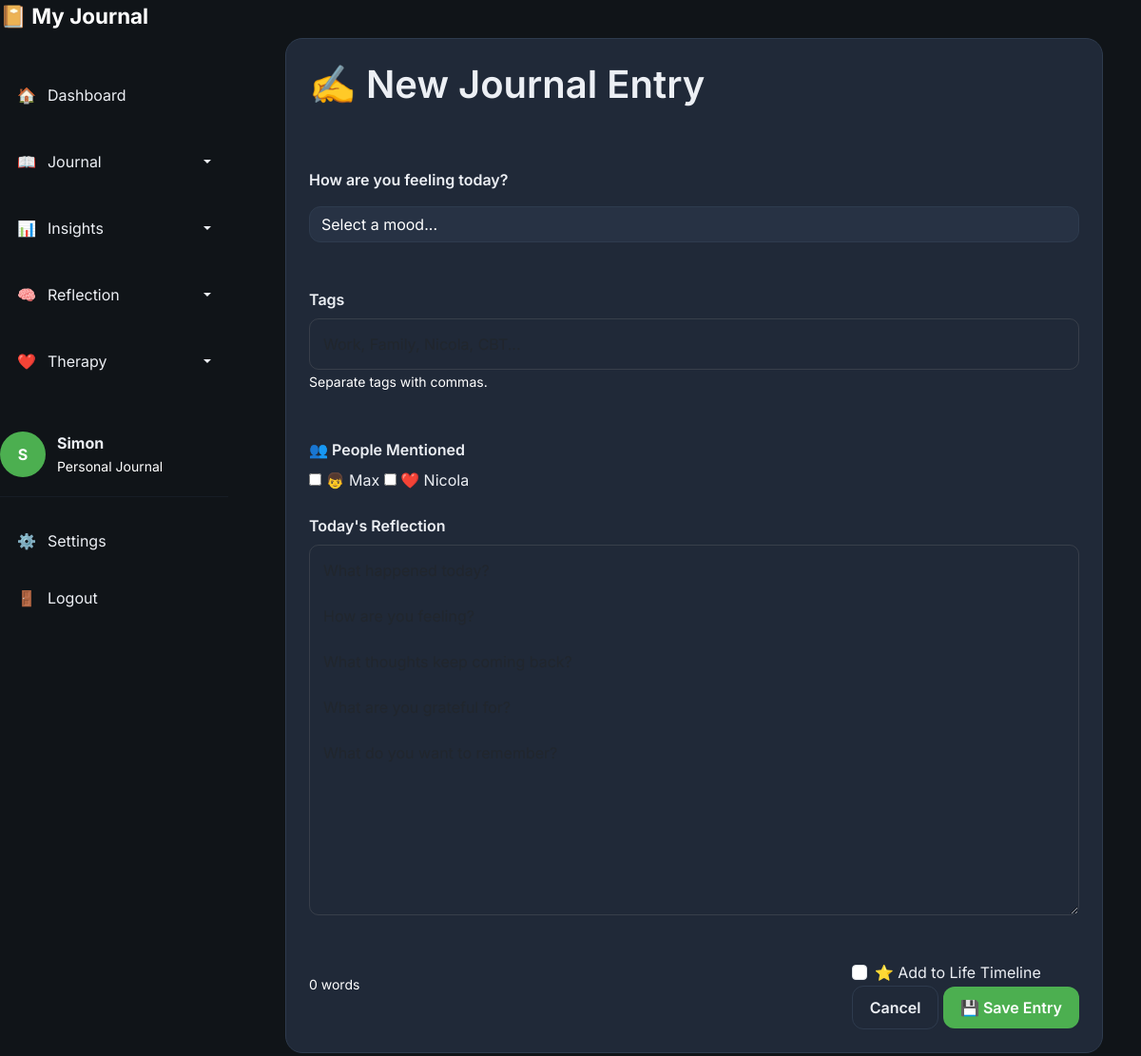
Screenshot of /journal/new (signed in) with the database file from the repository.
### models/user.py (models this page shows, shortened)
class User(UserMixin, db.Model):
    id = db.Column(
        db.Integer,
        primary_key=True
    )
    username = db.Column(
        db.String(100),
        unique=True,
        nullable=False
    )
    display_name = db.Column(
    db.String(50),
    nullable=True
    )
    password_hash = db.Column(
        db.String(255),
        nullable=False
    )
    entries = db.relationship(
    "Entry",
    backref="author",
    lazy=True,
    cascade="all, delete-orphan"
)

### models/people.py (models this page shows)
class Person(db.Model):
    __tablename__ = "person"
    id = db.Column(
        db.Integer,
        primary_key=True
    )
    user_id = db.Column(
        db.Integer,
        db.ForeignKey("user.id"),
        nullable=False
    )
    name = db.Column(
        db.String(100),
        nullable=False
    )
    emoji = db.Column(
        db.String(10),
        default="🙂"
    )
    colour = db.Column(
        db.String(20),
        default="#6d5dfc"
    )
    relationship_type = db.Column(
        db.String(30),
        default="Other"
    )
    notes = db.Column(
        db.Text
    )
    favourite = db.Column(
        db.Boolean,
        default=False
    )
    active = db.Column(
        db.Boolean,
        default=True
    )
    entries = db.relationship(
    "Entry",
    secondary=entry_people,
    back_populates="people"
)

### routes/journal.py (the view, shortened to what this page needs)
@journal_bp.route("/journal/new", methods=["GET", "POST"])
@login_required
def new_entry():
    people = (
            Person.query
            .filter_by(user_id=current_user.id, active=True)
            .order_by(Person.name)
            .all()
            )
    return render_template(
        "new_entry.html",
        moods=MOODS,
        people=people
    )

### routes/auth.py (called while the page is built)
@login_manager.user_loader
def load_user(user_id):
    return User.query.get(int(user_id))

### templates/new_entry.html (shortened to what this page needs)
{% extends "base.html" %}
{% block content %}
<div class="content-wrapper">
    <div class="card">
        <div class="mb-5">
            <h1>✍️ New Journal Entry</h1>
        </div>
        <form method="POST">
            <div class="mb-5">
                <label class="form-label mb-3">
                    How are you feeling today?
                </label>
                    <select
                    name="mood_score"
                    class="form-select"
                    required
                >
                    <option value="">
                        Select a mood...
                    </option>
                </select>
            </div>
            <div class="mb-5">
                <label class="form-label">
                    Tags
                </label>
                <input
                    type="text"
                    name="tags"
                    class="form-control"
                    placeholder="Work, Family, Nicola, CBT...">
                <small>
                    Separate tags with commas.
                </small>
            </div>
            <div class="mb-4">
                <label class="form-label">
                    👥 People Mentioned
                </label>
                <div class="people-selector">
                    {% for person in people %}
                    <label class="person-option">
                        <input
                            type="checkbox"
                            name="people"
                            value="{{ person.id }}">
                        <span class="person-pill">
                            {{ person.emoji }}
                            {{ person.name }}
                        </span>
                    </label>
                    {% endfor %}
                </div>
            </div>
            <div class="mb-4">
                <label class="form-label">
                    Today's Reflection
                </label>
                <textarea
                    name="content"
                    class="form-control journal-editor"
                    rows = "15"
                    placeholder=
"What happened today?
How are you feeling?
What thoughts keep coming back?
What are you grateful for?
What do you want to remember?"
                    required></textarea>
            </div>
            <div class="d-flex justify-content-between align-items-center mt-4">
                <small id="word-count">
                    0 words
                </small>
                <div>
            <div class="form-check mt-4">
                <input
                    class="form-check-input"
                    type="checkbox"
                    name="is_timeline_event"
                    id="timeline">
                <label
                    class="form-check-label"
                    for="timeline">
                    ⭐ Add to Life Timeline
                </label>
            </div>
                    <a href="{{ url_for('dashboard.dashboard') }}"
                       class="btn btn-secondary">
                        Cancel
                    </a>
                    <button
                        class="btn btn-primary"
                        type="submit">
                        💾 Save Entry
                    </button>
                </div>
            </div>
        </form>
    </div>
</div>
{% endblock %}

### templates/base.html (shortened to what this page needs)
<!DOCTYPE html>
<html lang="en">
<head>
    <link
        href="https://cdn.jsdelivr.net/npm/bootstrap@5.3.3/dist/css/bootstrap.min.css"
        rel="stylesheet"
    >
    <link
        rel="stylesheet"
        href="{{ url_for('static', filename='css/variables.css') }}"
    >
    <link
        rel="stylesheet"
        href="{{ url_for('static', filename='css/layout.css') }}"
    >
    <link
        rel="stylesheet"
        href="{{ url_for('static', filename='css/components.css') }}"
    >
    <link
        rel="stylesheet"
        href="{{ url_for('static', filename='css/style.css') }}"
    >
    <link
        rel="stylesheet"
        href="{{ url_for('static', filename='css/trends.css') }}"
    >
    <link
        rel="stylesheet"
        href="{{ url_for('static', filename='css/people.css') }}"
    >
    <link
        rel="stylesheet"
        href="{{ url_for('static', filename='css/patterns.css') }}"
    >
    <link
        rel="stylesheet"
        href="{{ url_for('static', filename='css/therapy.css') }}"
    >
</head>
<body>
{% if current_user.is_authenticated %}
<div class="app-layout">
    <aside class="sidebar">
        <div class="sidebar-header">
            <a
                href="{{ url_for('dashboard.dashboard') }}"
                class="logo"
            >
                📔
                <span>
                    My Journal
                </span>
            </a>
        </div>
        <nav class="sidebar-nav">
            <a
                href="{{ url_for('dashboard.dashboard') }}"
                class="nav-item
                "
            >
                🏠
                <span>
                    Dashboard
                </span>
            </a>
            <div class="dropdown nav-dropdown">
                <a
                    href="#"
                    class="nav-item dropdown-toggle
                    {% if request.endpoint in [
                        'journal.journal',
                        'journal.new_entry',
                        'calendar.calendar',
                        'timeline.timeline'
                    ] %}
                        active
                    {% endif %}"
                    role="button"
                    data-bs-toggle="dropdown"
                    aria-expanded="false"
                >
                    📖
                    <span>
                        Journal
                    </span>
                </a>
            </div>
            <div class="dropdown nav-dropdown">
                <a
                    href="#"
                    class="nav-item dropdown-toggle
                    "
                    role="button"
                    data-bs-toggle="dropdown"
                    aria-expanded="false"
                >
                    📊
                    <span>
                        Insights
                    </span>
                </a>
            </div>
            <div class="dropdown nav-dropdown">
                <a
                    href="#"
                    class="nav-item dropdown-toggle
                    "
                    role="button"
                    data-bs-toggle="dropdown"
                    aria-expanded="false"
                >
                    🧠
                    <span>
                        Reflection
                    </span>
                </a>
            </div>
            <div class="dropdown nav-dropdown">
                <a
                    href="#"
                    class="nav-item dropdown-toggle
                    "
                    role="button"
                    data-bs-toggle="dropdown"
                    aria-expanded="false"
                >
                    ❤️
                    <span>
                        Therapy
                    </span>
                </a>
            </div>
        </nav>
        <div class="sidebar-footer">
            <div class="user-card">
                <div class="avatar">
                    {{
                        (current_user.display_name or current_user.username)[0]
                        | upper
                    }}
                </div>
                <div>
                    <strong>
                        {{
                            current_user.display_name
                            or
                            current_user.username
                        }}
                    </strong>
                    <br>
                    <small>
                        Personal Journal
                    </small>
                </div>
            </div>
            <hr>
            <a
                href="{{ url_for('settings.settings') }}"
                class="nav-item"
            >
                ⚙️
                <span>
                    Settings
                </span>
            </a>
            <a
                href="{{ url_for('auth.logout') }}"
                class="nav-item"
            >
                🚪
                <span>
                    Logout
                </span>
            </a>
        </div>
    </aside>
    <main class="main-content">
        {% block content %}
        {% endblock %}
    </main>
</div>
{% endif %}
</body>
</html>

### static/css/variables.css (style rules this page uses)
:root { --bg:#101418; --sidebar:#18212d; --card:#202938; --card-hover:#293548; --input:#273244; --text:#ECEFF4; --muted:#ffffff; --text-muted:#ffffff; --heading:#FFFFFF; --accent:#4CAF50; --accent-hover:#43A047; --accent-light:#6FCF70; --success:#22C55E; --warning:#F59E0B; --danger:#EF4444; --info:#3B82F6; --border:#2E3B4E; --shadow-small: 0 4px 12px rgba(0,0,0,.15); --shadow-medium: 0 10px 25px rgba(0,0,0,.25); --shadow-large: 0 20px 40px rgba(0,0,0,.35); --radius-small:8px; --radius-medium:14px; --radius-large:20px; --radius-round:999px; --space-xs:6px; --space-sm:12px; --space-md:20px; --space-lg:32px; --space-xl:48px; --sidebar-width:260px; --transition-fast:.15s ease; --transition:.25s ease; --transition-slow:.4s ease; }

### static/css/layout.css (style rules this page uses)
body { margin:0; padding:0; min-height:100vh; background:var(--bg); color:var(--text); }
.app-layout { display:flex; min-height:100vh; }
.sidebar { position: fixed; top: 0; left: 0; bottom: 0; width: 260px; overflow-y: auto; overflow-x: hidden; }
.sidebar-header { margin-bottom:40px; }
.sidebar-nav { display:flex; flex-direction:column; gap:10px; flex:1; }
.sidebar-footer { margin-top:40px; }
.main-content { flex:1; margin-left:260px; padding:40px; overflow-y:auto; }
.sidebar { width:240px; transition:.3s; }
.content-wrapper { max-width:1200px; margin:auto; }

### static/css/components.css (style rules this page uses)
.card { background:var(--card); border:1px solid var(--border); border-radius:18px; padding:24px; transition:.2s ease; color:var(--text) }
.btn { border-radius:12px; padding:10px 18px; font-weight:600; transition:.2s; }
.btn-primary { background:var(--accent); border:none; color:white; }
.btn-secondary { background:transparent; border:1px solid var(--border); color:var(--text); }
.form-control, .form-select { background:#273244; border:1px solid var(--border); color:var(--text-muted); border-radius:12px; }
.nav-item { display:flex; align-items:center; gap:12px; padding:14px 18px; margin-bottom:8px; border-radius:12px; text-decoration:none; color:var(--text); transition:.2s; }
.logo { font-size:1.4rem; font-weight:700; text-decoration:none; color:white; }
.user-card { display:flex; align-items:center; gap:12px; margin-top:auto; }
.avatar { width:48px; height:48px; border-radius:50%; background:var(--accent); color:white; display:flex; justify-content:center; align-items:center; font-weight:bold; }
.sidebar .nav-dropdown .dropdown-toggle::after { margin-left: auto; vertical-align: middle; }
.sidebar .nav-dropdown .dropdown-toggle { width: 100%; }

### static/css/style.css (style rules this page uses)
* { box-sizing:border-box; }
body { font-family:'Inter',sans-serif; background:var(--bg); color:var(--text); margin:0; padding:0; overflow-x:hidden; }
h1,h2,h3,h4,h5,h6 { color:var(--text); font-weight:600; margin-bottom:15px; }
small { color:var(--muted); }
a { color:inherit; text-decoration:none; }
hr { border:none; border-top:1px solid var(--border); margin:20px 0; }
button, a, .card, input, textarea, select { transition:.2s ease; }
.journal-editor { min-height:450px; resize:vertical; font-size:1rem; line-height:1.8; }
.form-label { font-weight:600; color:var(--text); }

### static/css/therapy.css (style rules this page uses)
.form-control { width: 100%; box-sizing: border-box; resize: vertical; padding: 14px; border-radius: 10px; border: 1px solid rgba(128, 128, 128, 0.25); background: var( --input-bg, transparent ); font-family: inherit; line-height: 1.5; }

### rows the page displays
User: display_name+username "S", display_name+username "Simon"
Person: emoji "👦", name "Max"
Person: emoji "❤️", name "Nicola"
